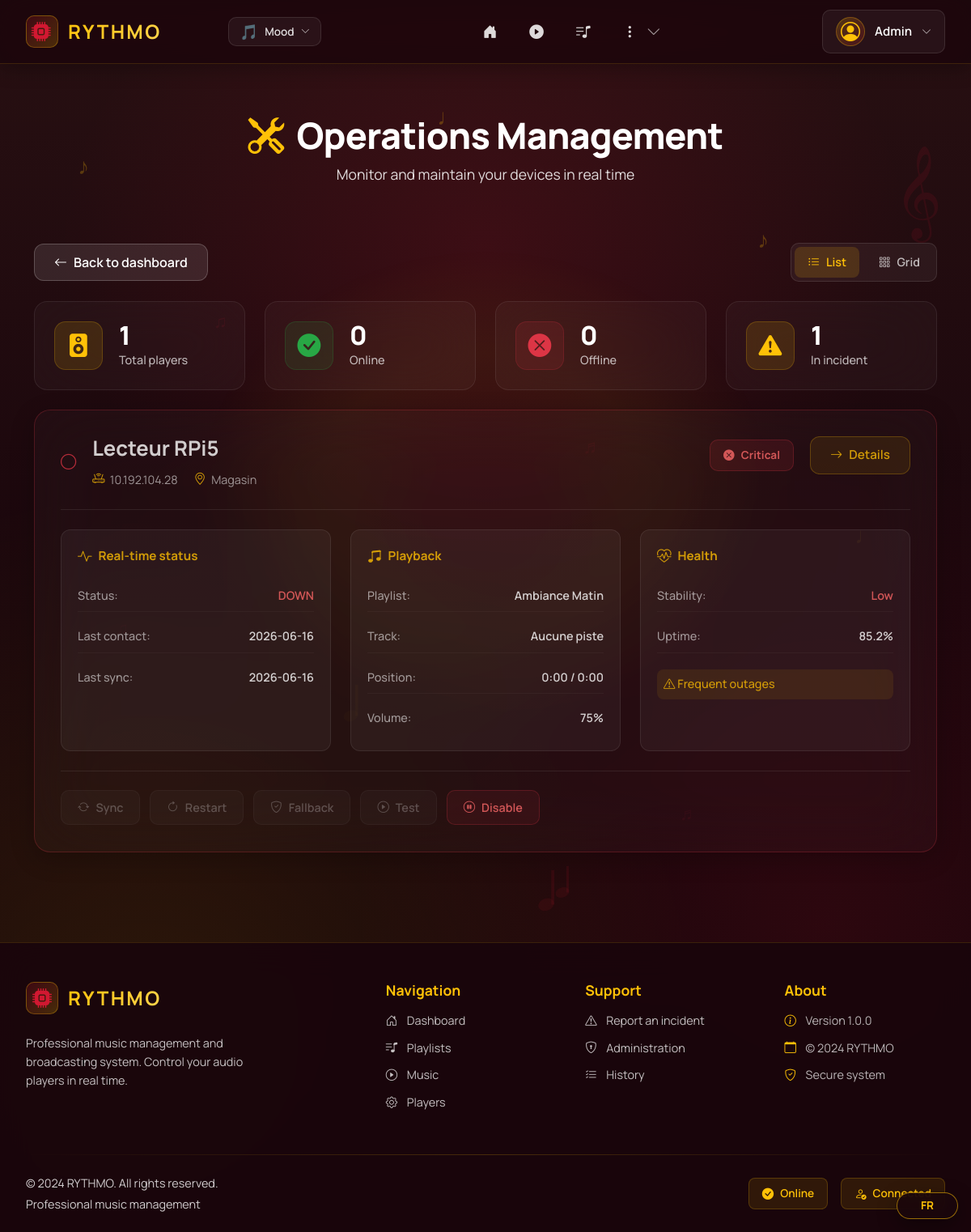
Screenshot of /lecteurs-ops/ (signed in) with the database file from the repository.
### tables this page shows
CREATE TABLE utilisateur(
   id_utilisateur INTEGER PRIMARY KEY,
   nom_utilisateur VARCHAR(50) UNIQUE NOT NULL,
   motdepasse VARCHAR(50) NOT NULL,
   prenom VARCHAR(50) NOT NULL,
   nom VARCHAR(50) NOT NULL,
   email VARCHAR(100) UNIQUE NOT NULL,
   nom_role VARCHAR(50) NOT NULL,
   FOREIGN KEY(nom_role) REFERENCES role(nom_role)
);

CREATE TABLE lecteur(
   id_lecteur INTEGER PRIMARY KEY,
   nom_lecteur VARCHAR(50) UNIQUE NOT NULL,
   adresseIP VARCHAR(50) UNIQUE NOT NULL,
   etat_lecteur VARCHAR(50) NOT NULL,
   emplacement VARCHAR(50) NOT NULL,
   derniere_synchro DATE NOT NULL,
   adresse_lecteur VARCHAR(50) NOT NULL,
   alerte INTEGER NOT NULL,
   id_organisation INTEGER NOT NULL,
   FOREIGN KEY(id_organisation) REFERENCES organisation(id_organisation)
);

### app/controllers/LecteursOpsController.py (the view)
@lecteurs_ops_bp.route("/", methods=['GET'])
@reqlogged
@require_permission("manage_lecteurs", "view_lecteur_status")
def lecteurs_ops():
    role = normalize_role(session.get("role", "commercial"))
    all_lecteurs = dao.find_all()
    lecteurs_enriched = [
        {'lecteur': l, 'health': get_lecteur_health(l), 'current_state': get_lecteur_current_state(l)}
        for l in all_lecteurs
    ]
    return render_template(
        "lecteurs_ops.html",
        metadata={"title": "État des lecteurs", "pagename": "lecteurs_ops"},
        lecteurs_enriched=lecteurs_enriched,
        role=role,
        readonly=role == "commercial",
    )

### app/templates/lecteurs_ops.html (shortened to what this page needs)
{% extends 'layout.html' %}
{% block content %}
<div class="lecteurs-ops-hero">
  <div class="container">
    <h1><i class="bi bi-tools"></i> Gestion Opérationnelle</h1>
    <p>Surveillez et maintenez vos appareils en temps réel</p>
  </div>
</div>
<div class="container mt-4 pb-5">
  <div class="ops-actions mb-4">
    <a href="{{ url_for('index') }}" class="btn btn-rythmo-back">
      <i class="bi bi-arrow-left"></i> Retour au tableau de bord
    </a>
    <div class="view-toggle">
      <button class="view-btn active" data-view="list">
        <i class="bi bi-list-ul"></i> Liste
      </button>
      <button class="view-btn" data-view="grid">
        <i class="bi bi-grid-3x3-gap"></i> Grille
      </button>
    </div>
  </div>
  <div class="ops-stats mb-4">
    <div class="stat-card">
      <div class="stat-icon stat-icon-total">
        <i class="bi bi-speaker-fill"></i>
      </div>
      <div class="stat-content">
        <div class="stat-value">{{ lecteurs_enriched|length }}</div>
        <div class="stat-label">Total lecteurs</div>
      </div>
    </div>
    <div class="stat-card">
      <div class="stat-icon stat-icon-online">
        <i class="bi bi-check-circle-fill"></i>
      </div>
      <div class="stat-content">
        <div class="stat-value">{{ lecteurs_enriched|selectattr('lecteur.est_en_ligne', 'equalto', True)|list|length }}</div>
        <div class="stat-label">En ligne</div>
      </div>
    </div>
    <div class="stat-card">
      <div class="stat-icon stat-icon-offline">
        <i class="bi bi-x-circle-fill"></i>
      </div>
      <div class="stat-content">
        <div class="stat-value">{{ lecteurs_enriched|selectattr('lecteur.est_en_ligne', 'equalto', False)|list|length }}</div>
        <div class="stat-label">Hors ligne</div>
      </div>
    </div>
    <div class="stat-card">
      <div class="stat-icon stat-icon-warning">
        <i class="bi bi-exclamation-triangle-fill"></i>
      </div>
      <div class="stat-content">
        <div class="stat-value">{{ lecteurs_enriched|selectattr('health.stabilite', 'equalto', 'faible')|list|length }}</div>
        <div class="stat-label">En incident</div>
      </div>
    </div>
  </div>
  <div class="lecteurs-ops-list" id="lecteursList">
    {% for item in lecteurs_enriched %}
      {% set lecteur = item.lecteur %}
      {% set health = item.health %}
      {% set state = item.current_state %}
      <div class="lecteur-ops-card {% if not lecteur.est_en_ligne() %}offline{% endif %}"
           data-status="{% if lecteur.est_en_ligne() %}online{% else %}offline{% endif %}"
           data-health="{{ health.stabilite }}">
        <div class="lecteur-ops-header">
          <div class="lecteur-ops-header-left">
            <div class="lecteur-status-indicator {% if lecteur.est_en_ligne() %}status-online{% else %}status-offline{% endif %}">
              {% if lecteur.est_en_ligne() %}
                <i class="bi bi-circle-fill"></i>
              {% else %}
                <i class="bi bi-circle"></i>
              {% endif %}
            </div>
            <div class="lecteur-main-info">
              <h3 class="lecteur-ops-name">{{ lecteur.nom_lecteur }}</h3>
              <div class="lecteur-ops-meta">
                <span class="meta-item">
                  <i class="bi bi-router"></i> {{ lecteur.adresseIP }}
                </span>
                <span class="meta-item">
                  <i class="bi bi-geo-alt"></i> {{ lecteur.adresse_lecteur or 'Non assigné' }}
                </span>
              </div>
            </div>
          </div>
          <div class="lecteur-ops-header-right">
            <div class="health-indicator health-{{ health.stabilite }}">
              {% if health.stabilite == 'bonne' %}
                <i class="bi bi-check-circle-fill"></i> Stable
              {% elif health.stabilite == 'moyenne' %}
                <i class="bi bi-exclamation-circle-fill"></i> Instable
              {% else %}
                <i class="bi bi-x-circle-fill"></i> Critique
              {% endif %}
            </div>
            <a href="{{ url_for('lecteurs_ops.lecteurs_ops', lecteur_id=lecteur.id_lecteur) }}"
               class="btn btn-view-detail">
              <i class="bi bi-arrow-right"></i> Détails
            </a>
          </div>
        </div>
        <div class="lecteur-ops-body">
          <div class="ops-grid">
            <div class="ops-section">
              <div class="section-label">
                <i class="bi bi-activity"></i> État temps réel
              </div>
              <div class="section-content">
                <div class="state-item">
                  <span class="state-label">Statut :</span>
                  <span class="state-value {% if lecteur.est_en_ligne() %}value-online{% else %}value-offline{% endif %}">
                    {% if lecteur.est_en_ligne() %}UP{% else %}DOWN{% endif %}
                  </span>
                </div>
                <div class="state-item">
                  <span class="state-label">Dernier contact :</span>
                  <span class="state-value">{{ lecteur.derniere_synchro or 'Jamais' }}</span>
                </div>
                <div class="state-item">
                  <span class="state-label">Dernière sync :</span>
                  <span class="state-value">{{ lecteur.derniere_synchro or 'Jamais' }}</span>
                </div>
              </div>
            </div>
    <div class="ops-section">
      <div class="section-label">
        <i class="bi bi-music-note-beamed"></i> Lecture
      </div>
      <div class="section-content">
        <div class="state-item">
          <span class="state-label">Playlist :</span>
          <span class="state-value">
            {{ state.get('playlist_assignee', 'Aucune playlist') }}
          </span>
        </div>
        <div class="state-item">
          <span class="state-label">Piste :</span>
          <span class="state-value">
            {{ state.get('piste_en_cours', {}).get('nom', 'Aucune piste') }}
          </span>
        </div>
        <div class="state-item">
          <span class="state-label">Position :</span>
          <span class="state-value">
            {{ state.get('piste_en_cours', {}).get('position', '0:00') }}
            /
            {{ state.get('piste_en_cours', {}).get('duree', '0:00') }}
          </span>
        </div>
        <div class="state-item">
          <span class="state-label">Volume :</span>
          <span class="state-value">
            {{ state.get('volume', 75) }}%
          </span>
        </div>
      </div>
    </div>
            <div class="ops-section">
              <div class="section-label">
                <i class="bi bi-heart-pulse"></i> Santé
              </div>
              <div class="section-content">
                <div class="state-item">
                  <span class="state-label">Stabilité :</span>
                  <span class="state-value value-{{ health.stabilite }}">
                    {{ health.stabilite|title }}
                  </span>
                </div>
                <div class="state-item">
                  <span class="state-label">Uptime :</span>
                  <span class="state-value">{{ health.uptime_percent }}%</span>
                </div>
                {% if health.down_frequents %}
                <div class="state-item state-warning">
                  <span class="state-label"><i class="bi bi-exclamation-triangle"></i> Down fréquents</span>
                </div>
                {% endif %}
              </div>
            </div>
          </div>
          <div class="ops-actions-quick">
            <button class="action-quick-btn"
                    data-lecteur-id="{{ lecteur.id_lecteur }}"
                    data-action="sync"
                    {% if not lecteur.est_en_ligne() %}disabled title="Lecteur hors ligne"{% endif %}>
              <i class="bi bi-arrow-repeat"></i> Sync
            </button>
            <button class="action-quick-btn"
                    data-lecteur-id="{{ lecteur.id_lecteur }}"
                    data-action="restart"
                    {% if not lecteur.est_en_ligne() %}disabled title="Lecteur hors ligne"{% endif %}>
              <i class="bi bi-arrow-clockwise"></i> Redémarrer
            </button>
            <button class="action-quick-btn"
                    data-lecteur-id="{{ lecteur.id_lecteur }}"
                    data-action="fallback"
                    {% if not lecteur.est_en_ligne() %}disabled title="Lecteur hors ligne"{% endif %}>
              <i class="bi bi-shield-check"></i> Secours
            </button>
            <button class="action-quick-btn"
                    data-lecteur-id="{{ lecteur.id_lecteur }}"
                    data-action="test"
                    {% if not lecteur.est_en_ligne() %}disabled title="Lecteur hors ligne"{% endif %}>
              <i class="bi bi-play-circle"></i> Test
            </button>
            <button class="action-quick-btn action-danger"
                    data-lecteur-id="{{ lecteur.id_lecteur }}"
                    data-action="disable">
              <i class="bi bi-pause-circle"></i> Désactiver
            </button>
          </div>
        </div>
      </div>
    {% endfor %}
  </div>
</div>
{% endblock %}

### app/templates/includes/nav.html (shortened to what this page needs)
{% if current_user %}
<nav class="navbar-modern fixed-top navbar-expand-lg">
  <div class="navbar-container">
    <div class="navbar-brand-section">
      <a class="navbar-brand-modern" href="{{ url_for('index') }}">
        <div class="brand-icon-wrapper">
          <i class="bi bi-cpu-fill"></i>
        </div>
        <span class="brand-text">RYTHMO</span>
      </a>
      <div class="music-visualizer" id="music-bar">
      </div>
      <div class="theme-switcher d-none d-md-block">
        <button class="theme-switcher-trigger" type="button" data-bs-toggle="dropdown" aria-expanded="false" title="Changer de thème">
          <span class="theme-switcher-icon">
            {% if theme == 'joyeux' %}☀️
            {% elif theme == 'triste' %}🌧️
            {% elif theme == 'nature' %}🌿
            {% elif theme == 'romantique' %}💕
            {% elif theme == 'voyage_spacial' %}🚀
            {% else %}🎵{% endif %}
          </span>
          <span class="theme-switcher-label d-none d-lg-inline">Ambiance</span>
          <i class="bi bi-chevron-down theme-switcher-arrow"></i>
        </button>
      </div>
    </div>
    <div class="navbar-nav-section">
      <div class="collapse navbar-collapse-modern" id="navbarNav">
        <ul class="navbar-nav-modern">
          <li class="nav-item-modern">
            <a class="nav-link-modern nav-link-icon-only" href="{{ url_for('index') }}">
              <i class="bi bi-house-door-fill"></i>
            </a>
          </li>
          {% if user_can("control_music") %}
          <li class="nav-item-modern">
            <a class="nav-link-modern nav-link-icon-only" href="{{ url_for('musique.musique') }}">
              <i class="bi bi-play-circle-fill"></i>
            </a>
          </li>
          {% endif %}
          {% if user_can("view_playlists") or user_can("view_playlists_readonly") %}
          <li class="nav-item-modern">
            <a class="nav-link-modern nav-link-icon-only" href="{{ url_for('playlist.playlists') }}">
              <i class="bi bi-music-note-list"></i>
            </a>
          </li>
          {% endif %}
          {% if user_can("add_ad") or user_can("view_lecteur_status") or user_can("view_history") or user_can("manage_lecteurs") %}
          <li class="nav-item-modern nav-item-dropdown">
            <button class="nav-link-modern nav-link-icon-only nav-more-btn" type="button" data-bs-toggle="dropdown" aria-expanded="false">
              <i class="bi bi-three-dots-vertical"></i>
              <i class="bi bi-chevron-down nav-dropdown-arrow"></i>
            </button>
          </li>
          {% endif %}
        </ul>
      </div>
    </div>
    <div class="navbar-user-section">
      <div class="user-dropdown">
        <button class="user-menu-trigger" type="button" data-bs-toggle="dropdown" aria-expanded="false">
          <div class="user-avatar-nav">
            <i class="bi bi-person-circle"></i>
          </div>
          <span class="username-text d-none d-lg-inline">{{ current_user.username }}</span>
          <i class="bi bi-chevron-down dropdown-arrow"></i>
        </button>
      </div>
    </div>
  </div>
</nav>
{% endif %}

### rows the page displays
utilisateur: username "Admin"
lecteur: nom_lecteur "Lecteur RPi5", adresseIP "10.192.104.28", adresse_lecteur "Magasin", derniere_synchro "2026-06-16", derniere_synchro "2026-06-16"

### other values shown
{{ lecteurs_enriched|length }} "1"
{{ state.get('playlist_assignee', 'Aucune playlist') }} "Ambiance Matin"
{{ state.get('piste_en_cours', {}).get('nom', 'Aucune piste') }} "Aucune piste"
{{ state.get('piste_en_cours', {}).get('position', '0:00') }} "0:00"
{{ state.get('piste_en_cours', {}).get('duree', '0:00') }} "0:00"
{{ state.get('volume', 75) }} "75"
{{ health.stabilite|title }} "Low"
{{ health.uptime_percent }} "85.2"
